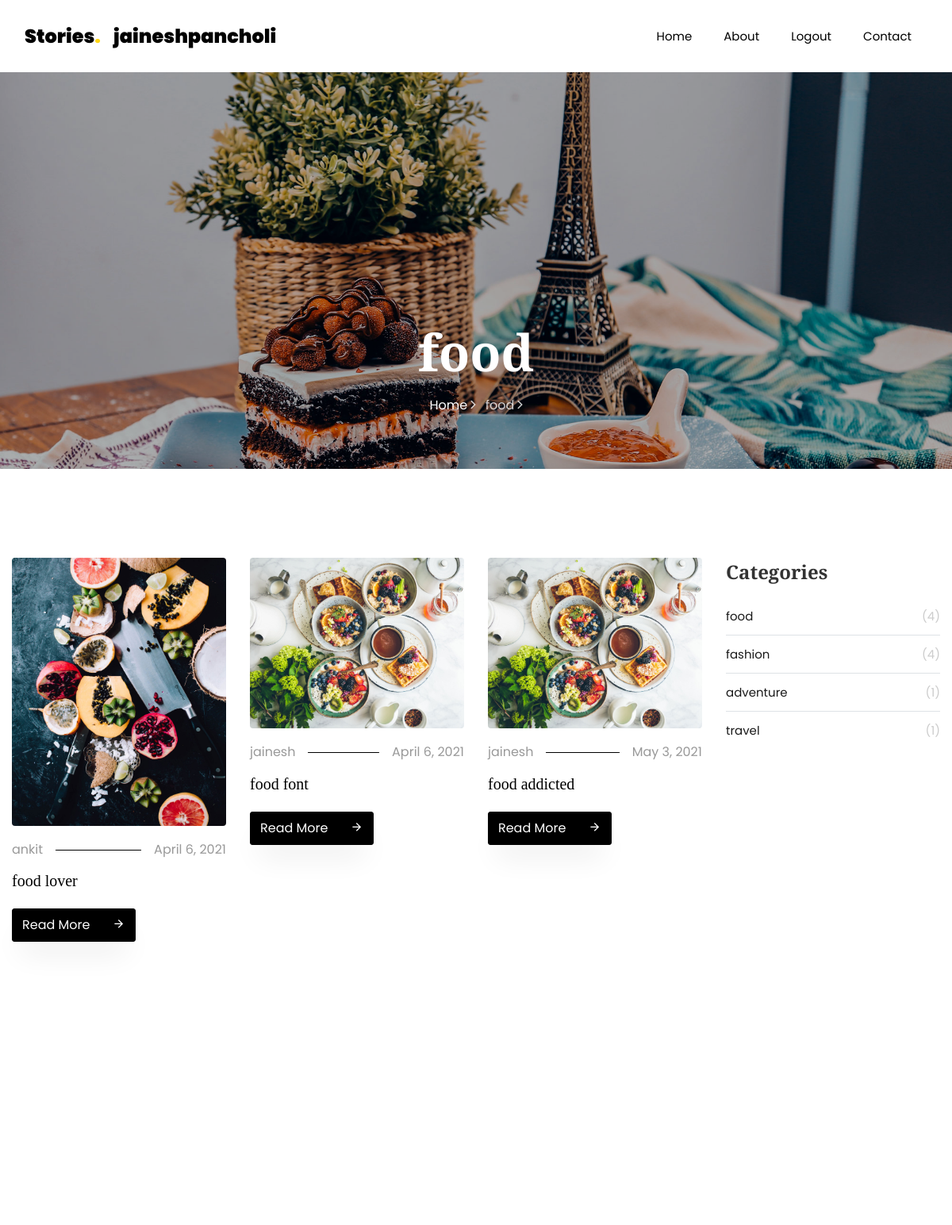
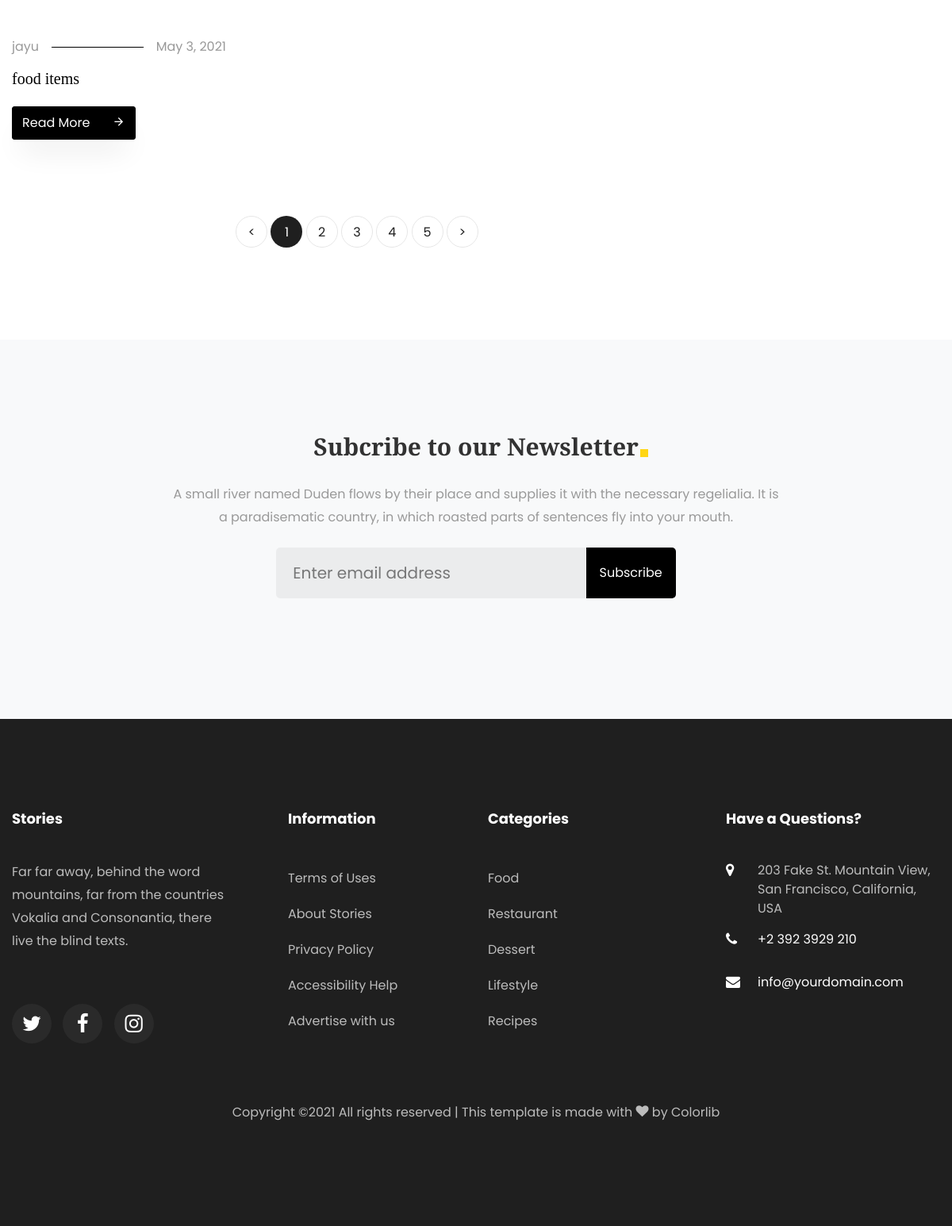
Screenshot of /category_detail/1/ (signed in) with the database file from the repository (2 pictures, top to bottom).
### blogapp/models.py (models this page shows, shortened)
class Category(models.Model):
     name = models.CharField(max_length=100, null=True)

class BlogModel(models.Model):
    category = models.ForeignKey(Category, on_delete=models.CASCADE, null=True)
    usr = models.ForeignKey(User, on_delete=models.CASCADE, null=True)
    title = models.CharField(max_length=100, null=True)
    short = models.TextField(null=True)
    long = models.TextField(null=True)
    image = models.FileField(null=True)
    date = models.DateField(null=True)

### blogapp/views.py (the view)
# urls.py: path('category_detail/<int:cid>/', categortyBlog, name="cateblog"),
def categortyBlog(request, cid):
    allcategory = Category.objects.all()
    catedata = Category.objects.get(id = cid)
    cateblog = BlogModel.objects.filter(category = catedata)
    d = {"cateblog":cateblog, "catedata":catedata, "allcategory":allcategory}
    return render(request, 'category_blog.html', d)

### blogapp/templates/category_blog.html (shortened to what this page needs)
<html>
  <head>
  </head>
</html>
{% extends 'nav-footer.html'%}
	{% load static %}
	{% block sectionData %}
    <section class="hero-wrap hero-wrap-2" style="background-image: url({% static 'images/bg_4.jpg' %});">
      <div class="overlay"></div>
      <div class="container">
        <div class="row no-gutters slider-text align-items-end justify-content-center">
          <div class="col-md-9 ftco-animate pb-5 text-center">
            <h1 class="mb-3 bread">{{ catedata.name }}</h1>
            <p class="breadcrumbs"><span class="mr-2"><a href="{% url 'home' %}">Home <i class="ion-ios-arrow-forward"></i></a></span> <span>{{ catedata.name }} <i class="ion-ios-arrow-forward"></i></span></p>
          </div>
        </div>
      </div>
    </section>
    <section class="ftco-section">
    	<div class="container">
        <div class="row">
        	<div class="col-lg-9">
        		<div class="row">
					{% for i in cateblog %}
        			<div class="col-md-4 ftco-animate">
    						<div class="blog-entry">
		    					<a href="{% url 'detail' i.id %}" class="img-2"><img src="{{ i.image.url }}" class="img-fluid" alt="Colorlib Template"></a>
			    				<div class="text pt-3">
	    							<p class="meta d-flex"><span class="pr-3">{{ i.usr.first_name }}</span><span class="ml-auto pl-3">{{ i.date }}</span></p>
	    							<h3><a href="{% url 'detail' i.id %}">{{ i.title }}</a></h3>
	    							<p class="mb-0"><a href="{% url 'detail' i.id %}" class="btn btn-black py-2">Read More <span class="icon-arrow_forward ml-4"></span></a></p>
	    						</div>
		    				</div>
    				</div>
					{% endfor %}
        		</div>
        		<div class="row mt-5">
		          <div class="col text-center">
		            <div class="block-27">
		              <ul>
		                <li><a href="#">&lt;</a></li>
		                <li class="active"><span>1</span></li>
		                <li><a href="#">2</a></li>
		                <li><a href="#">3</a></li>
		                <li><a href="#">4</a></li>
		                <li><a href="#">5</a></li>
		                <li><a href="#">&gt;</a></li>
		              </ul>
		            </div>
		          </div>
		        </div>
        	</div>
        	<div class="col-lg-3">
        		<div class="sidebar-box ftco-animate">
	        		<ul class="categories">
						<h3 class="heading mb-4">Categories</h3>
						{% for i in allcategory %}
						<li><a href="{% url 'cateblog' i.id %}">{{ i.name }}<span>({{ i.blogmodel_set.count }})</span></a></li>
						{% endfor %}
					  </ul>
	        		<div class="sidebar-box p-4 ftco-animate">
	            </div>
            </div>
        	</div>
        </div>
    	</div>
    </section>
		<section class="ftco-subscribe ftco-section bg-light">
      <div class="overlay">
        <div class="container">
          <div class="row d-flex justify-content-center">
            <div class="col-md-8 text-wrap text-center heading-section ftco-animate">
              <h2 class="mb-4"><span>Subcribe to our Newsletter</span></h2>
              <p>A small river named Duden flows by their place and supplies it with the necessary regelialia. It is a paradisematic country, in which roasted parts of sentences fly into your mouth.</p>
              <div class="row d-flex justify-content-center mt-4 mb-4">
                <div class="col-md-8">
                  <form action="#" class="subscribe-form">
                    <div class="form-group d-flex">
                      <input type="text" class="form-control" placeholder="Enter email address">
                      <input type="submit" value="Subscribe" class="submit px-3">
                    </div>
                  </form>
                </div>
              </div>
            </div>
          </div>
        </div>
      </div>
    </section>
{% endblock %}

### blogapp/templates/nav-footer.html (shortened to what this page needs)
<!DOCTYPE html>
<html lang="en">
  <head>
	  {% load static %}
    <link rel="stylesheet" href="{% static 'css/open-iconic-bootstrap.min.css' %}">
    <link rel="stylesheet" href="{% static 'css/animate.css' %}">
    <link rel="stylesheet" href="{% static 'css/owl.carousel.min.css' %}">
    <link rel="stylesheet" href="{% static 'css/owl.theme.default.min.css' %}">
    <link rel="stylesheet" href="{% static 'css/magnific-popup.css' %}">
    <link rel="stylesheet" href="{% static 'css/aos.css' %}">
    <link rel="stylesheet" href="{% static 'css/ionicons.min.css' %}">
    <link rel="stylesheet" href="{% static 'css/flaticon.css' %}">
    <link rel="stylesheet" href="{% static 'css/icomoon.css' %}">
    <link rel="stylesheet" href="{% static 'css/style.css' %}">
  </head>
  <body>
	  <nav class="navbar navbar-expand-lg navbar-dark bg-dark ftco-navbar-light" id="ftco-navbar">
	    <div class="container">
	      <a class="navbar-brand" href="">Stories<span>.</span></a><a class="navbar-brand" href="{% url 'userpanel' %}">{{ request.user.username }}</a>
	      <div class="collapse navbar-collapse" id="ftco-nav">
	        <ul class="navbar-nav ml-auto">
	          <li class="nav-item"><a href="{% url 'home' %}" class="nav-link">Home</a></li>
	          <li class="nav-item"><a href="{% url 'about' %}" class="nav-link">About</a></li>
              {% if not request.user.is_authenticated %}
                <li class="nav-item"><a href="{% url 'login' %}" class="nav-link">Login</a></li>
                <li class="nav-item"><a href="{% url 'signup' %}" class="nav-link">Sign Up</a></li>
              {% else %}
                <li class="nav-item"><a href="{% url 'logout' %}" class="nav-link">Logout</a></li>
              {% endif %}
	          <li class="nav-item"><a href="{% url 'contact' %}" class="nav-link">Contact</a></li>
	        </ul>
	      </div>
	    </div>
	  </nav>
{% block sectionData %}
{% endblock %}
    <footer class="ftco-footer ftco-footer-2 ftco-section">
        <div class="container">
          <div class="row mb-5">
            <div class="col-md">
              <div class="ftco-footer-widget mb-4">
                <h2 class="ftco-heading-2">Stories</h2>
                <p>Far far away, behind the word mountains, far from the countries Vokalia and Consonantia, there live the blind texts.</p>
                <ul class="ftco-footer-social list-unstyled float-md-left float-lft mt-5">
                  <li class="ftco-animate"><a href="#"><span class="icon-twitter"></span></a></li>
                  <li class="ftco-animate"><a href="#"><span class="icon-facebook"></span></a></li>
                  <li class="ftco-animate"><a href="#"><span class="icon-instagram"></span></a></li>
                </ul>
              </div>
            </div>
            <div class="col-md">
              <div class="ftco-footer-widget mb-4 ml-md-5">
                <h2 class="ftco-heading-2">Information</h2>
                <ul class="list-unstyled">
                  <li><a href="#" class="py-2 d-block">Terms of Uses</a></li>
                  <li><a href="#" class="py-2 d-block">About Stories</a></li>
                  <li><a href="#" class="py-2 d-block">Privacy Policy</a></li>
                  <li><a href="#" class="py-2 d-block">Accessibility Help</a></li>
                  <li><a href="#" class="py-2 d-block">Advertise with us</a></li>
                </ul>
              </div>
            </div>
            <div class="col-md">
               <div class="ftco-footer-widget mb-4">
                <h2 class="ftco-heading-2">Categories</h2>
                <ul class="list-unstyled">
                  <li><a href="#" class="py-2 d-block">Food</a></li>
                  <li><a href="#" class="py-2 d-block">Restaurant</a></li>
                  <li><a href="#" class="py-2 d-block">Dessert</a></li>
                  <li><a href="#" class="py-2 d-block">Lifestyle</a></li>
                  <li><a href="#" class="py-2 d-block">Recipes</a></li>
                </ul>
              </div>
            </div>
            <div class="col-md">
              <div class="ftco-footer-widget mb-4">
                  <h2 class="ftco-heading-2">Have a Questions?</h2>
                  <div class="block-23 mb-3">
                    <ul>
                      <li><span class="icon icon-map-marker"></span><span class="text">203 Fake St. Mountain View, San Francisco, California, USA</span></li>
                      <li><a href="#"><span class="icon icon-phone"></span><span class="text">+2 392 3929 210</span></a></li>
                      <li><a href="#"><span class="icon icon-envelope"></span><span class="text">info@yourdomain.com</span></a></li>
                    </ul>
                  </div>
              </div>
            </div>
          </div>
          <div class="row">
            <div class="col-md-12 text-center">
              <p>
    Copyright &copy;<script>document.write(new Date().getFullYear());</script> All rights reserved | This template is made with <i class="icon-heart color-danger" aria-hidden="true"></i> by <a href="https://colorlib.com" target="_blank">Colorlib</a>
    </p>
            </div>
          </div>
        </div>
      </footer>
    </body>
  </html>

### blogapp/static/css/icomoon.css (style rules this page uses)
[class^="icon-"], [class*=" icon-"] { font-family: 'icomoon' !important; speak: none; font-style: normal; font-weight: normal; font-variant: normal; text-transform: none; line-height: 1; -webkit-font-smoothing: antialiased; -moz-osx-font-smoothing: grayscale; }
.icon-heart:before { content: "\f004"; }
.icon-map-marker:before { content: "\f041"; }
.icon-phone:before { content: "\f095"; }
.icon-twitter:before { content: "\f099"; }
.icon-facebook:before { content: "\f09a"; }
.icon-envelope:before { content: "\f0e0"; }
.icon-instagram:before { content: "\f16d"; }
.icon-arrow_forward:before { content: "\e5c8"; }

### rows the page displays
Category: name "food", blogmodel_set.count "4"
BlogModel: image (picture), usr.first_name "ankit", date "April 6, 2021", title "food lover"
BlogModel: image (picture), usr.first_name "jainesh", date "April 6, 2021", title "food font"
BlogModel: image (picture), usr.first_name "jainesh", date "May 3, 2021", title "food addicted"
BlogModel: usr.first_name "jayu", date "May 3, 2021", title "food items"
Category: name "fashion", blogmodel_set.count "4"
Category: name "adventure", blogmodel_set.count "1"
Category: name "travel", blogmodel_set.count "1"

### other values shown
{{ request.user.username }} "jaineshpancholi"
